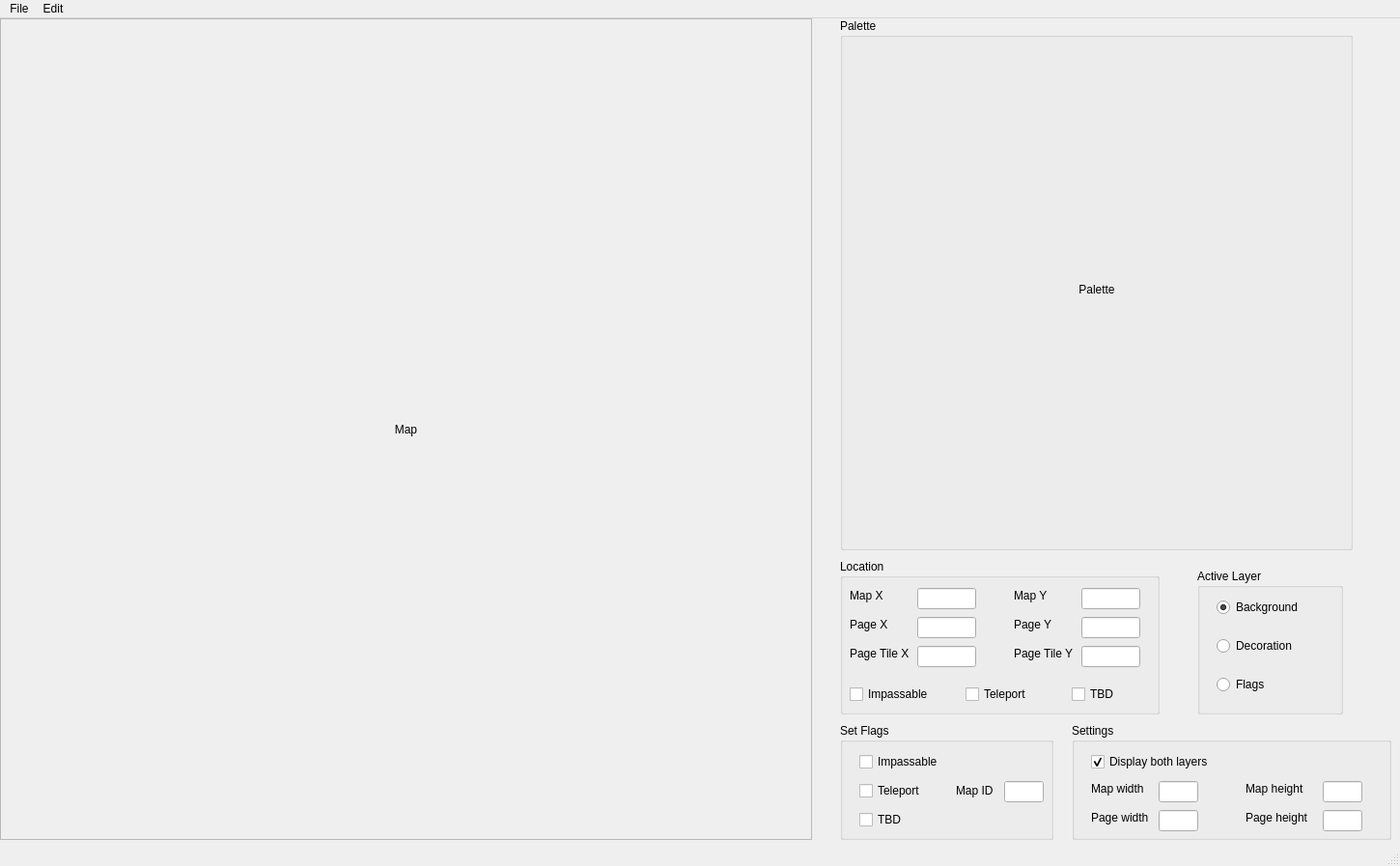
<?xml version="1.0" encoding="UTF-8"?>
<ui version="4.0">
 <class>MainWindow</class>
 <widget class="QMainWindow" name="MainWindow">
  <property name="geometry">
   <rect>
    <x>0</x>
    <y>0</y>
    <width>1450</width>
    <height>897</height>
   </rect>
  </property>
  <property name="windowTitle">
   <string>DamNGU Map Editor</string>
  </property>
  <widget class="QWidget" name="Editor">
   <widget class="QScrollArea" name="MapScrollArea">
    <property name="geometry">
     <rect>
      <x>0</x>
      <y>0</y>
      <width>841</width>
      <height>851</height>
     </rect>
    </property>
    <property name="sizePolicy">
     <sizepolicy hsizetype="Expanding" vsizetype="Expanding">
      <horstretch>0</horstretch>
      <verstretch>0</verstretch>
     </sizepolicy>
    </property>
    <property name="minimumSize">
     <size>
      <width>0</width>
      <height>0</height>
     </size>
    </property>
    <property name="widgetResizable">
     <bool>true</bool>
    </property>
    <widget class="QWidget" name="MapScrollAreaContents">
     <property name="geometry">
      <rect>
       <x>0</x>
       <y>0</y>
       <width>839</width>
       <height>849</height>
      </rect>
     </property>
     <layout class="QVBoxLayout" name="verticalLayout">
      <item>
       <widget class="QLabel" name="MapArea">
        <property name="text">
         <string>Map</string>
        </property>
        <property name="alignment">
         <set>Qt::AlignCenter</set>
        </property>
       </widget>
      </item>
     </layout>
    </widget>
   </widget>
   <widget class="QGroupBox" name="SettingsBox">
    <property name="geometry">
     <rect>
      <x>1110</x>
      <y>730</y>
      <width>331</width>
      <height>121</height>
     </rect>
    </property>
    <property name="title">
     <string>Settings</string>
    </property>
    <widget class="QCheckBox" name="DisplayLayersCheckbox">
     <property name="geometry">
      <rect>
       <x>20</x>
       <y>30</y>
       <width>231</width>
       <height>20</height>
      </rect>
     </property>
     <property name="text">
      <string>Display both layers</string>
     </property>
     <property name="checked">
      <bool>true</bool>
     </property>
    </widget>
    <widget class="QLabel" name="MapWidthLabel">
     <property name="geometry">
      <rect>
       <x>20</x>
       <y>60</y>
       <width>81</width>
       <height>16</height>
      </rect>
     </property>
     <property name="text">
      <string>Map width</string>
     </property>
    </widget>
    <widget class="QLabel" name="MapHeightLabel">
     <property name="geometry">
      <rect>
       <x>180</x>
       <y>60</y>
       <width>71</width>
       <height>16</height>
      </rect>
     </property>
     <property name="text">
      <string>Map height</string>
     </property>
    </widget>
    <widget class="QLabel" name="PageWidthLabel">
     <property name="geometry">
      <rect>
       <x>20</x>
       <y>90</y>
       <width>71</width>
       <height>16</height>
      </rect>
     </property>
     <property name="text">
      <string>Page width</string>
     </property>
    </widget>
    <widget class="QLabel" name="PageHeightLabel">
     <property name="geometry">
      <rect>
       <x>180</x>
       <y>90</y>
       <width>101</width>
       <height>16</height>
      </rect>
     </property>
     <property name="text">
      <string>Page height</string>
     </property>
    </widget>
    <widget class="QLineEdit" name="MapWidth">
     <property name="geometry">
      <rect>
       <x>90</x>
       <y>60</y>
       <width>41</width>
       <height>22</height>
      </rect>
     </property>
    </widget>
    <widget class="QLineEdit" name="MapHeight">
     <property name="geometry">
      <rect>
       <x>260</x>
       <y>60</y>
       <width>41</width>
       <height>22</height>
      </rect>
     </property>
    </widget>
    <widget class="QLineEdit" name="PageWidth">
     <property name="geometry">
      <rect>
       <x>90</x>
       <y>90</y>
       <width>41</width>
       <height>22</height>
      </rect>
     </property>
    </widget>
    <widget class="QLineEdit" name="PageHeight">
     <property name="geometry">
      <rect>
       <x>260</x>
       <y>90</y>
       <width>41</width>
       <height>22</height>
      </rect>
     </property>
    </widget>
   </widget>
   <widget class="QGroupBox" name="ActiveLayerBox">
    <property name="geometry">
     <rect>
      <x>1240</x>
      <y>570</y>
      <width>151</width>
      <height>151</height>
     </rect>
    </property>
    <property name="title">
     <string>Active Layer</string>
    </property>
    <widget class="QRadioButton" name="BackgroundRadio">
     <property name="geometry">
      <rect>
       <x>20</x>
       <y>30</y>
       <width>89</width>
       <height>20</height>
      </rect>
     </property>
     <property name="text">
      <string>Background</string>
     </property>
     <property name="checked">
      <bool>true</bool>
     </property>
    </widget>
    <widget class="QRadioButton" name="DecorationRadio">
     <property name="geometry">
      <rect>
       <x>20</x>
       <y>70</y>
       <width>89</width>
       <height>20</height>
      </rect>
     </property>
     <property name="text">
      <string>Decoration</string>
     </property>
    </widget>
    <widget class="QRadioButton" name="FlagsRadio">
     <property name="geometry">
      <rect>
       <x>20</x>
       <y>110</y>
       <width>89</width>
       <height>20</height>
      </rect>
     </property>
     <property name="text">
      <string>Flags</string>
     </property>
    </widget>
   </widget>
   <widget class="QGroupBox" name="PaletteBox">
    <property name="geometry">
     <rect>
      <x>870</x>
      <y>0</y>
      <width>531</width>
      <height>551</height>
     </rect>
    </property>
    <property name="title">
     <string>Palette</string>
    </property>
    <widget class="QLabel" name="Palette">
     <property name="geometry">
      <rect>
       <x>10</x>
       <y>25</y>
       <width>512</width>
       <height>512</height>
      </rect>
     </property>
     <property name="minimumSize">
      <size>
       <width>512</width>
       <height>512</height>
      </size>
     </property>
     <property name="text">
      <string>Palette</string>
     </property>
     <property name="alignment">
      <set>Qt::AlignCenter</set>
     </property>
    </widget>
   </widget>
   <widget class="QGroupBox" name="LocationBox">
    <property name="geometry">
     <rect>
      <x>870</x>
      <y>560</y>
      <width>331</width>
      <height>161</height>
     </rect>
    </property>
    <property name="title">
     <string>Location</string>
    </property>
    <widget class="QLabel" name="PageXLabel">
     <property name="geometry">
      <rect>
       <x>10</x>
       <y>60</y>
       <width>49</width>
       <height>16</height>
      </rect>
     </property>
     <property name="text">
      <string>Page X</string>
     </property>
    </widget>
    <widget class="QLabel" name="PageYLabel">
     <property name="geometry">
      <rect>
       <x>180</x>
       <y>60</y>
       <width>49</width>
       <height>16</height>
      </rect>
     </property>
     <property name="text">
      <string>Page Y</string>
     </property>
    </widget>
    <widget class="QLabel" name="PageTileXLabel">
     <property name="geometry">
      <rect>
       <x>10</x>
       <y>90</y>
       <width>61</width>
       <height>16</height>
      </rect>
     </property>
     <property name="text">
      <string>Page Tile X</string>
     </property>
    </widget>
    <widget class="QLabel" name="PageTileYLabel">
     <property name="geometry">
      <rect>
       <x>180</x>
       <y>90</y>
       <width>61</width>
       <height>16</height>
      </rect>
     </property>
     <property name="text">
      <string>Page Tile Y</string>
     </property>
    </widget>
    <widget class="QLabel" name="MapXLabel">
     <property name="geometry">
      <rect>
       <x>10</x>
       <y>30</y>
       <width>49</width>
       <height>16</height>
      </rect>
     </property>
     <property name="text">
      <string>Map X</string>
     </property>
    </widget>
    <widget class="QLabel" name="MapYLabel">
     <property name="geometry">
      <rect>
       <x>180</x>
       <y>30</y>
       <width>49</width>
       <height>16</height>
      </rect>
     </property>
     <property name="text">
      <string>Map Y</string>
     </property>
    </widget>
    <widget class="QLineEdit" name="MapX">
     <property name="geometry">
      <rect>
       <x>80</x>
       <y>30</y>
       <width>61</width>
       <height>22</height>
      </rect>
     </property>
     <property name="readOnly">
      <bool>true</bool>
     </property>
    </widget>
    <widget class="QLineEdit" name="PageX">
     <property name="geometry">
      <rect>
       <x>80</x>
       <y>60</y>
       <width>61</width>
       <height>22</height>
      </rect>
     </property>
     <property name="readOnly">
      <bool>true</bool>
     </property>
    </widget>
    <widget class="QLineEdit" name="PageTileX">
     <property name="geometry">
      <rect>
       <x>80</x>
       <y>90</y>
       <width>61</width>
       <height>22</height>
      </rect>
     </property>
     <property name="readOnly">
      <bool>true</bool>
     </property>
    </widget>
    <widget class="QLineEdit" name="MapY">
     <property name="geometry">
      <rect>
       <x>250</x>
       <y>30</y>
       <width>61</width>
       <height>22</height>
      </rect>
     </property>
     <property name="readOnly">
      <bool>true</bool>
     </property>
    </widget>
    <widget class="QLineEdit" name="PageY">
     <property name="geometry">
      <rect>
       <x>250</x>
       <y>60</y>
       <width>61</width>
       <height>22</height>
      </rect>
     </property>
     <property name="readOnly">
      <bool>true</bool>
     </property>
    </widget>
    <widget class="QLineEdit" name="PageTileY">
     <property name="geometry">
      <rect>
       <x>250</x>
       <y>90</y>
       <width>61</width>
       <height>22</height>
      </rect>
     </property>
     <property name="readOnly">
      <bool>true</bool>
     </property>
    </widget>
    <widget class="QCheckBox" name="ImpassableStatusCheck">
     <property name="geometry">
      <rect>
       <x>10</x>
       <y>130</y>
       <width>81</width>
       <height>20</height>
      </rect>
     </property>
     <property name="text">
      <string>Impassable</string>
     </property>
    </widget>
    <widget class="QCheckBox" name="TeleportStatusCheck">
     <property name="geometry">
      <rect>
       <x>130</x>
       <y>130</y>
       <width>76</width>
       <height>20</height>
      </rect>
     </property>
     <property name="text">
      <string>Teleport </string>
     </property>
    </widget>
    <widget class="QCheckBox" name="TBDStatusCheck">
     <property name="geometry">
      <rect>
       <x>240</x>
       <y>130</y>
       <width>76</width>
       <height>20</height>
      </rect>
     </property>
     <property name="text">
      <string>TBD</string>
     </property>
    </widget>
   </widget>
   <widget class="QGroupBox" name="FlagsBox">
    <property name="geometry">
     <rect>
      <x>870</x>
      <y>730</y>
      <width>221</width>
      <height>121</height>
     </rect>
    </property>
    <property name="title">
     <string>Set Flags</string>
    </property>
    <widget class="QCheckBox" name="ImpassableCheck">
     <property name="geometry">
      <rect>
       <x>20</x>
       <y>30</y>
       <width>81</width>
       <height>20</height>
      </rect>
     </property>
     <property name="text">
      <string>Impassable</string>
     </property>
    </widget>
    <widget class="QCheckBox" name="TeleportCheck">
     <property name="geometry">
      <rect>
       <x>20</x>
       <y>60</y>
       <width>76</width>
       <height>20</height>
      </rect>
     </property>
     <property name="text">
      <string>Teleport</string>
     </property>
    </widget>
    <widget class="QLineEdit" name="MapID">
     <property name="geometry">
      <rect>
       <x>170</x>
       <y>60</y>
       <width>41</width>
       <height>22</height>
      </rect>
     </property>
    </widget>
    <widget class="QLabel" name="MapIDLabel">
     <property name="geometry">
      <rect>
       <x>120</x>
       <y>60</y>
       <width>41</width>
       <height>20</height>
      </rect>
     </property>
     <property name="text">
      <string>Map ID</string>
     </property>
    </widget>
    <widget class="QCheckBox" name="TBDCheck">
     <property name="geometry">
      <rect>
       <x>20</x>
       <y>90</y>
       <width>76</width>
       <height>20</height>
      </rect>
     </property>
     <property name="text">
      <string>TBD</string>
     </property>
    </widget>
   </widget>
  </widget>
  <widget class="QMenuBar" name="menubar">
   <property name="geometry">
    <rect>
     <x>0</x>
     <y>0</y>
     <width>1450</width>
     <height>22</height>
    </rect>
   </property>
   <widget class="QMenu" name="menuFile">
    <property name="title">
     <string>File</string>
    </property>
    <addaction name="actionNew"/>
    <addaction name="actionOpen"/>
    <addaction name="separator"/>
    <addaction name="actionSave"/>
    <addaction name="actionSaveAs"/>
    <addaction name="actionExport"/>
    <addaction name="separator"/>
    <addaction name="actionClose"/>
    <addaction name="actionExit"/>
   </widget>
   <widget class="QMenu" name="menuEdit">
    <property name="title">
     <string>Edit</string>
    </property>
   </widget>
   <addaction name="menuFile"/>
   <addaction name="menuEdit"/>
  </widget>
  <widget class="QStatusBar" name="statusbar"/>
  <action name="actionNew">
   <property name="text">
    <string>New</string>
   </property>
  </action>
  <action name="actionOpen">
   <property name="text">
    <string>Open</string>
   </property>
  </action>
  <action name="actionSave">
   <property name="text">
    <string>Save</string>
   </property>
  </action>
  <action name="actionSaveAs">
   <property name="text">
    <string>Save As...</string>
   </property>
  </action>
  <action name="actionExport">
   <property name="text">
    <string>Export</string>
   </property>
  </action>
  <action name="actionClose">
   <property name="text">
    <string>Close</string>
   </property>
  </action>
  <action name="actionExit">
   <property name="text">
    <string>Exit</string>
   </property>
  </action>
 </widget>
 <resources/>
 <connections/>
</ui>
